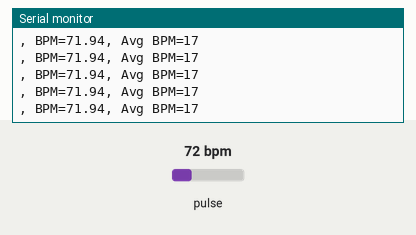
This sketch was run on a simulated Arduino Uno, built with avr-gcc and run on an emulated ATmega328P. On the bench: the last lines printed to the serial monitor. Inputs (shaded band) come from the test bench; at power-on: pulse 72 bpm.

Above: at 1.2 s.
1.3 s: pulse set to 42 bpm
At 2.4 s:
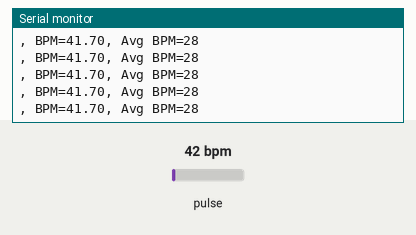
2.8 s: pulse set to 70 bpm
At 3.4 s:
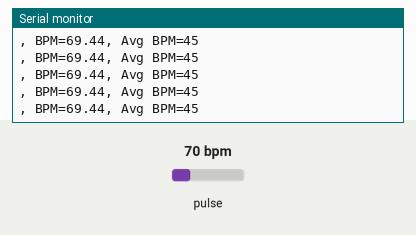
Timing chart, 0 to 5.8 s (numbered marks = the images above; inputs shaded):
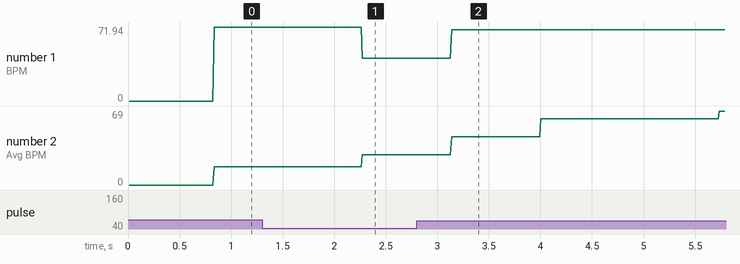

Measured:
- after the input at 1.3 s, the serial monitor: prints a new line after 0.97 s (image 1)
- after the input at 2.8 s, the serial monitor: prints a new line after 0.34 s (image 2)
- plotted number 1: 71.94 → 41.7 after the input at 1.3 s, 41.7 → 69.36 after the input at 2.8 s
- plotted number 2: 17 → 28 after the input at 1.3 s, 28 → 69 after the input at 2.8 s

The sketch:

heart_rate.ino
```cpp
/*  Hardware Connections (Breakoutboard to Arduino):
  -5V = 5V (3.3V is allowed)
  -GND = GND
  -SDA = A4 (or SDA)
  -SCL = A5 (or SCL)
  -INT = Not connected

  The MAX30105 Breakout can handle 5V or 3.3V I2C logic. We recommend powering the board with 5V
  but it will also run at 3.3V.
*/

#include <Wire.h>
#include "MAX30105.h"

#include "heartRate.h"

MAX30105 particleSensor;

const byte RATE_SIZE = 4;
byte rates[RATE_SIZE]; //Array of heart rates
byte rateSpot = 0;
long lastBeat = 0; //Time at which the last beat occurred

float beatsPerMinute;
int beatAvg;

void setup()
{
  Serial.begin(115200);
  Serial.println("Initializing...");

  // Initialize sensor
  if (!particleSensor.begin(Wire, I2C_SPEED_FAST)) //Use default I2C port, 400kHz speed
  {
    Serial.println("MAX30105 was not found. Please check wiring/power. ");
    while (1);
  }
  Serial.println("Place your index finger on the sensor with steady pressure.");

  particleSensor.setup(); //Configure sensor with default settings
  particleSensor.setPulseAmplitudeRed(0x0A); //Turn Red LED to low to indicate sensor is running
  particleSensor.setPulseAmplitudeGreen(0); //Turn off Green LED
}

void loop()
{
  long irValue = particleSensor.getIR();

  if (checkForBeat(irValue) == true)
  {
    //We sensed a beat!
    long delta = millis() - lastBeat;
    lastBeat = millis();

    beatsPerMinute = 60 / (delta / 1000.0);

    if (beatsPerMinute < 200 && beatsPerMinute > 40)
    {
      rates[rateSpot++] = (byte)beatsPerMinute; //Store this reading in the array
      rateSpot %= RATE_SIZE; //Wrap variable

      //Take average of readings
      beatAvg = 0;
      for (byte x = 0 ; x < RATE_SIZE ; x++)
        beatAvg += rates[x];
      beatAvg /= RATE_SIZE;
    }
  }


  Serial.print(", BPM=");
  Serial.print(beatsPerMinute);
  Serial.print(", Avg BPM=");
  Serial.print(beatAvg);

  if (irValue < 50000)
    Serial.print(" Finger not detected");

  Serial.println();
}
```
